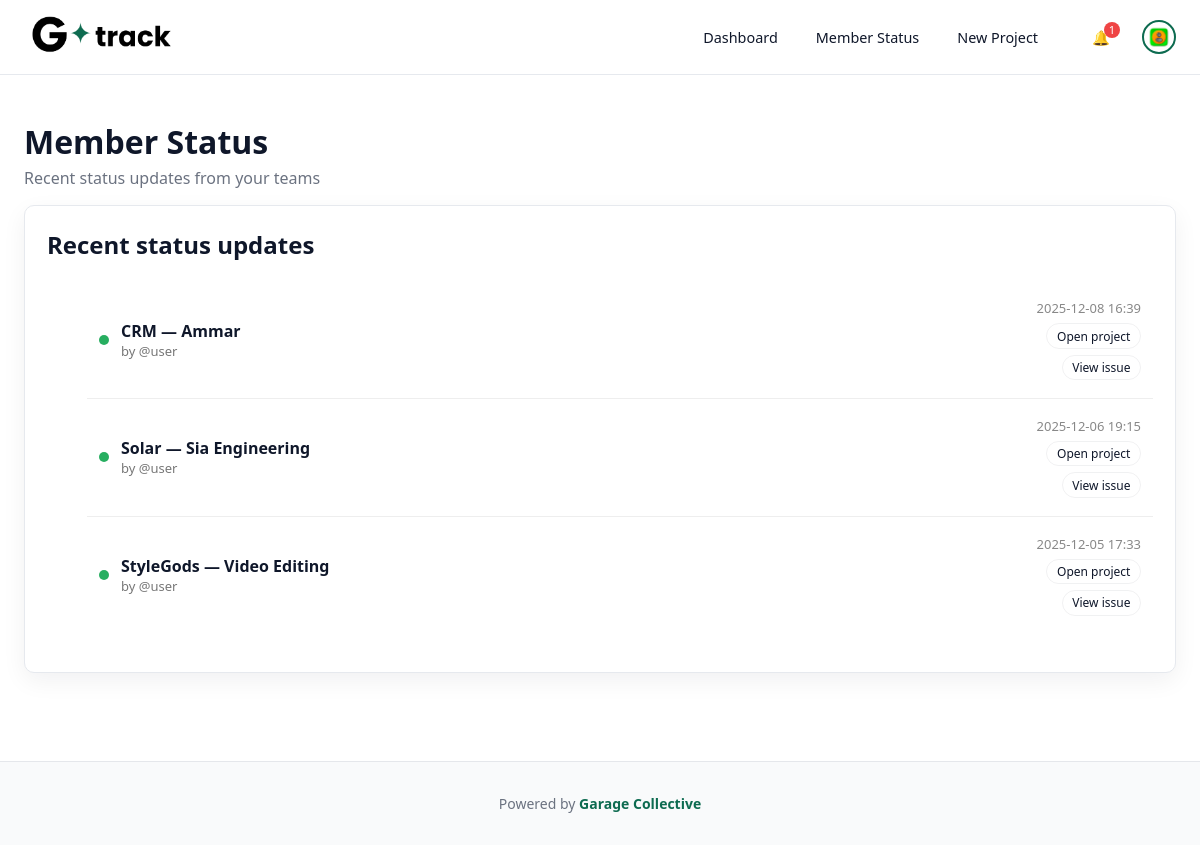
Page /boss/ (signed in) on the earlier database version.
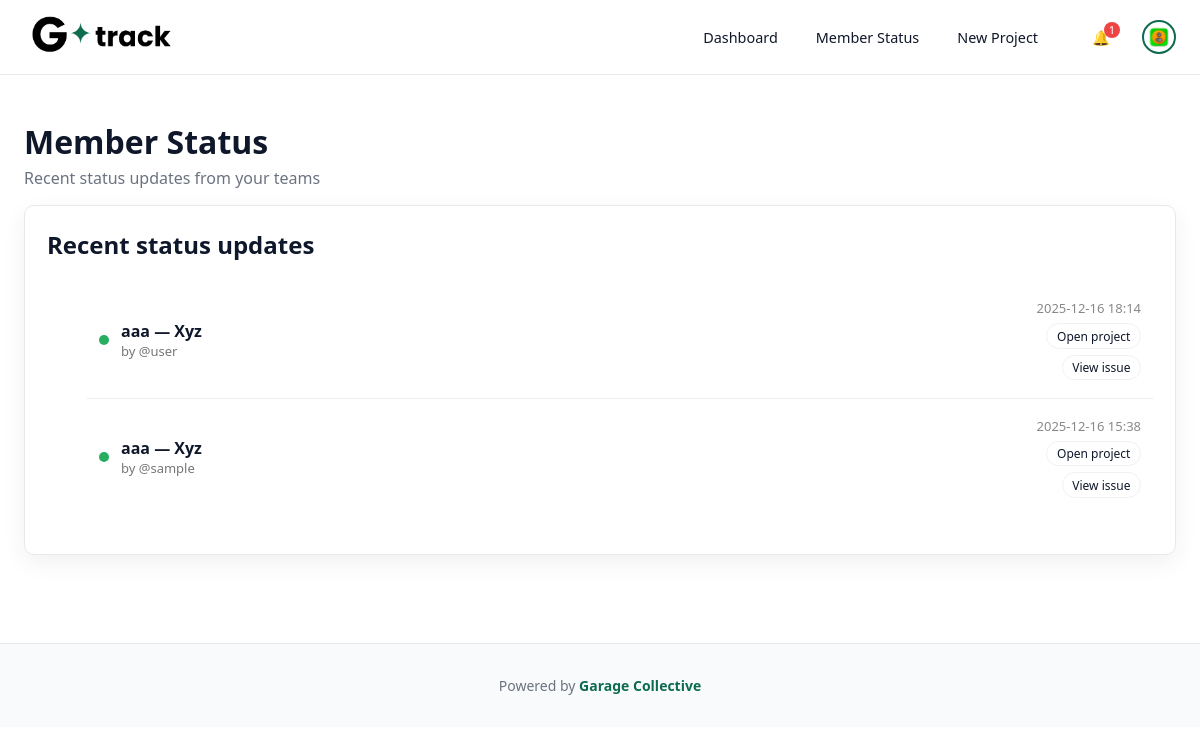
Same page on the later database version.
### board/models.py (models this page shows, shortened)
class Issue(models.Model):
    STATUS_CHOICES = [
        ("TODO", "To Do"),
        ("IN_PROGRESS", "In Progress"),
        ("DONE", "Done"),
    ]
    PRIORITY_CHOICES = [
        ("LOW", "Low"),
        ("MEDIUM", "Medium"),
        ("HIGH", "High"),
        ("CRITICAL", "Critical"),
    ]
    project = models.ForeignKey(Project, related_name="issues", on_delete=models.CASCADE)
    title = models.CharField(max_length=200)
    description = models.TextField(blank=True)
    status = models.CharField(max_length=20, choices=STATUS_CHOICES, default="TODO")
    priority = models.CharField(max_length=20, choices=PRIORITY_CHOICES, default="MEDIUM")
    assignee = models.ForeignKey(User, null=True, blank=True, on_delete=models.SET_NULL)
    members = models.ManyToManyField(
        User,
        related_name="issue_memberships",
        blank=True,
    )
    due_date = models.DateField(null=True, blank=True)
    show_on_board = models.BooleanField(
        default=True,
        help_text="If false the issue is hidden from the project's kanban columns but still visible in My Tasks and issue detail."
    )
    created_at = models.DateTimeField(auto_now_add=True)
    updated_at = models.DateTimeField(auto_now=True)
    class Meta:
        ordering = ["-created_at"]

class Project(models.Model):
    name = models.CharField(max_length=100)
    key = models.CharField(
        max_length=10,
        unique=True,                      # keep this if you want each key only once
        help_text="Short code, e.g. CRM",
    )
    description = models.TextField(blank=True)
    owner = models.ForeignKey(
        User,
        related_name="owned_projects",
        on_delete=models.CASCADE,
    )
    issue_date = models.DateField(null=True, blank=True)
    deadline_date = models.DateField(null=True, blank=True)
    sop = models.TextField(
        blank=True,
        help_text="Step-by-step SOP for this project.",
    )
    reference_url = models.URLField(
        blank=True,
        null=True,
        help_text="Optional: link to docs / design / folder for this project.",
    )
    members = models.ManyToManyField(
        User,
        related_name="projects",
        blank=True,
        help_text="Team members who can see this project.",
    )
    department = models.CharField(
        max_length=50,
        choices=Profile.DEPARTMENT_CHOICES,
        blank=True,
        null=True,
        help_text="Department this project belongs to",
    )
    created_at = models.DateTimeField(auto_now_add=True)
    class Meta:
        ordering = ["name"]

### board/views.py (the view)
# urls.py: path("boss/", BossDashboardView.as_view(), name="boss_dashboard"),
class BossDashboardView(LoginRequiredMixin, TemplateView):
    template_name = "board/boss_dashboard.html"
    def get_projects_for_boss(self, user):
        projects = Project.objects.all()
        return projects.distinct()
    def get_context_data(self, **kwargs):
        ctx = super().get_context_data(**kwargs)
        user = self.request.user
        projects = self.get_projects_for_boss(user)
        recent_cutoff = timezone.now() - timezone.timedelta(days=60)
        status_updates = (
            Issue.objects
                 .filter(project__in=projects, show_on_board=True)
                 .filter(created_at__gte=recent_cutoff)
                 .select_related("project", "assignee")
                 .order_by("-created_at")
        )
        ctx["status_updates"] = status_updates
        ctx["projects"] = projects
        return ctx

### board/context_processors.py (called while the page is built)
def user_issue_counts(request):
    if not request.user.is_authenticated:
        return {}
    today = timezone.localdate()
    overdue = Issue.objects.filter(
        assignee=request.user,
        due_date__lt=today
    ).exclude(status="DONE").count()
    open_issues = Issue.objects.filter(
        assignee=request.user
    ).exclude(status="DONE").count()
    return {
        "nav_overdue_count": overdue,
        "nav_open_issue_count": open_issues,
    }

def notifications_context(request):
    if request.user.is_authenticated:
        count = Notification.objects.filter(
            user=request.user,
            is_read=False
        ).count()
    else:
        count = 0
    return {"unread_notifications_count": count}

### board/templates/board/boss_dashboard.html (shortened to what this page needs)
{% extends "base.html" %}
{% block content %}
<h1 class="page-title">Member Status</h1>
<p class="page-subtitle">Recent status updates from your teams</p>
<section class="card">
  <h2>Recent status updates</h2>
  {% if status_updates %}
    <ul class="status-list">
      {% for item in status_updates %}
        <li class="status-row">
          <div class="status-left">
            <div class="status-dot"></div>
            <div class="info">
              <div class="title">
                {{ item.project.key }} — {{ item.project.name }}
              </div>
              <div class="user">
                by {% if item.assignee %}@{{ item.assignee.username }}{% else %}—{% endif %}
              </div>
            </div>
          </div>
          <div class="status-right">
            <div class="time">
              {{ item.created_at|date:"Y-m-d H:i" }}
            </div>
            <a class="btn-chip" href="{% url 'project_board' item.project.pk %}">
              Open project
            </a>
            <a class="btn-chip" href="{% url 'issue_detail' item.pk %}">
              View issue
            </a>
          </div>
        </li>
      {% endfor %}
    </ul>
  {% else %}
    <p class="empty">No recent status updates.</p>
  {% endif %}
</section>
{% endblock %}

Differences in the rows shown:
removed Issue: project.key "CRM", project.name "Ammar", assignee.username "user", created_at "2025-12-08 16:39"
removed Issue: project.key "Solar", project.name "Sia Engineering", assignee.username "user", created_at "2025-12-06 19:15"
removed Issue: project.key "StyleGods", project.name "Video Editing", assignee.username "user", created_at "2025-12-05 17:33"
added Issue: project.key "aaa", project.name "Xyz", assignee.username "user", created_at "2025-12-16 18:14"
added Issue: project.key "aaa", project.name "Xyz", assignee.username "sample", created_at "2025-12-16 15:38"
